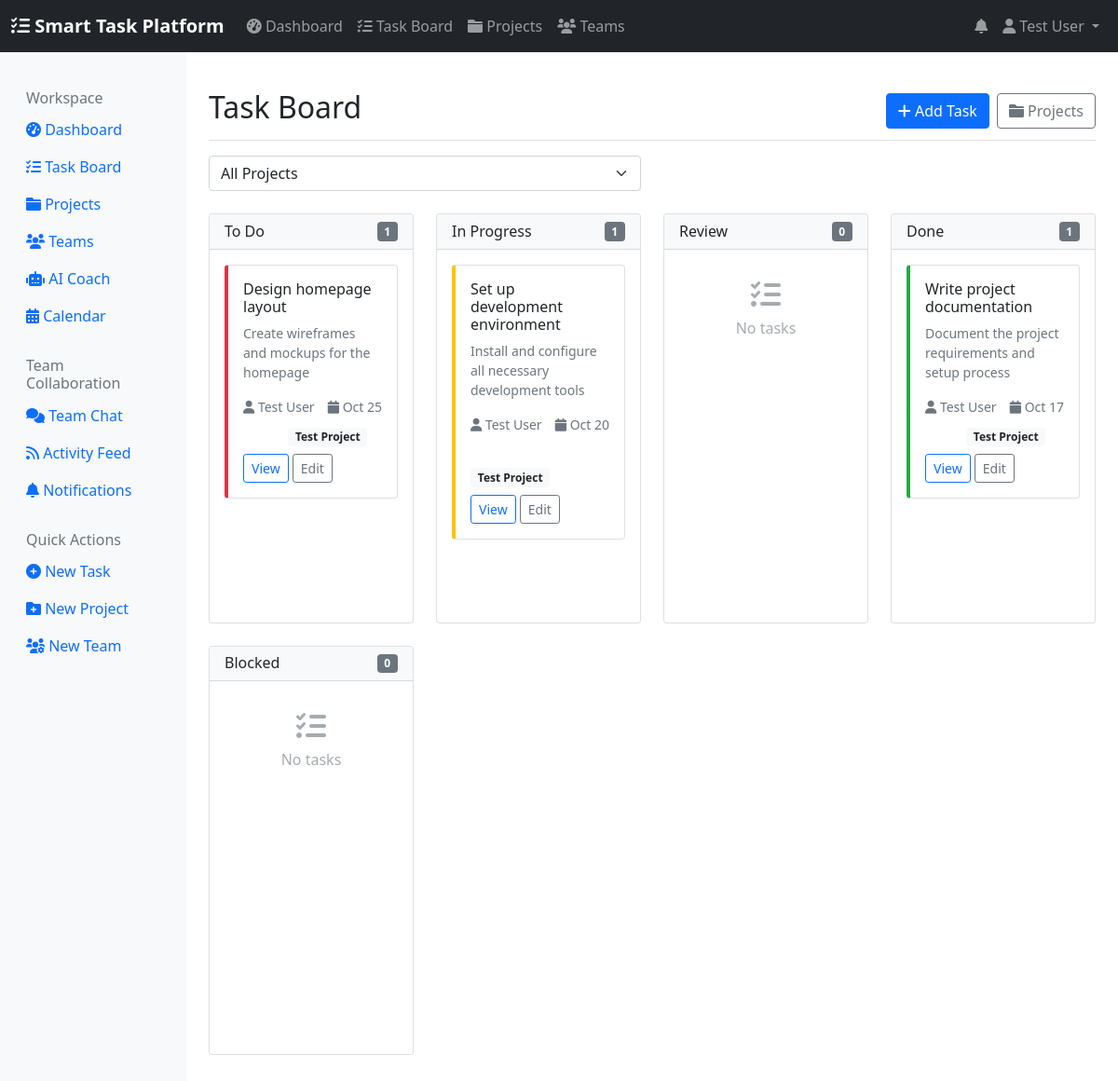
The page /tasks/ (signed in) on the database its author committed.
### users/models.py (models this page shows, shortened)
class CustomUser(AbstractUser):
    bio = models.TextField(max_length=500, blank=True)
    phone_number = models.CharField(max_length=15, blank=True)
    job_title = models.CharField(max_length=100, blank=True)
    department = models.CharField(max_length=100, blank=True)
    timezone = TimeZoneField(default='UTC')
    country = CountryField(blank=True)
    avatar = models.ImageField(upload_to='avatars/', blank=True, null=True)
    email_notifications = models.BooleanField(default=True)
    desktop_notifications = models.BooleanField(default=True)
    daily_digest = models.BooleanField(default=True)
    workday_start = models.TimeField(default='09:00')
    workday_end = models.TimeField(default='17:00')
    working_days = models.CharField(
        max_length=13,
        default='monday,tuesday,wednesday,thursday,friday',
        help_text="Comma-separated list of working days"
    )
    ai_task_suggestions = models.BooleanField(default=True)
    ai_time_optimization = models.BooleanField(default=True)

### tasks/models.py (models this page shows, shortened)
class Task(models.Model):
    PRIORITY_CHOICES = [
        ('low', 'Low'),
        ('medium', 'Medium'),
        ('high', 'High'),
        ('urgent', 'Urgent'),
    ]
    STATUS_CHOICES = [
        ('todo', 'To Do'),
        ('in_progress', 'In Progress'),
        ('review', 'Review'),
        ('done', 'Done'),
        ('blocked', 'Blocked'),
    ]
    title = models.CharField(max_length=200)
    description = models.TextField(blank=True)
    project = models.ForeignKey(Project, on_delete=models.CASCADE)
    assigned_to = models.ForeignKey(settings.AUTH_USER_MODEL, on_delete=models.SET_NULL, null=True, blank=True, related_name='assigned_tasks')
    created_by = models.ForeignKey(settings.AUTH_USER_MODEL, related_name='created_tasks', on_delete=models.CASCADE)
    due_date = models.DateTimeField(null=True, blank=True)
    priority = models.CharField(max_length=20, choices=PRIORITY_CHOICES, default='medium')
    status = models.CharField(max_length=20, choices=STATUS_CHOICES, default='todo')
    estimated_hours = models.DecimalField(max_digits=5, decimal_places=2, null=True, blank=True)
    actual_hours = models.DecimalField(max_digits=5, decimal_places=2, null=True, blank=True)
    created_at = models.DateTimeField(auto_now_add=True)
    updated_at = models.DateTimeField(auto_now=True)
    order = models.IntegerField(default=0)
    tags = models.CharField(max_length=200, blank=True)
    class Meta:
        ordering = ['order', '-priority', 'created_at']
        indexes = [
            models.Index(fields=['status', 'priority']),
            models.Index(fields=['assigned_to', 'due_date']),
        ]

class Project(models.Model):
    name = models.CharField(max_length=200)
    description = models.TextField(blank=True)
    team = models.ForeignKey('users.Team', on_delete=models.CASCADE)  # Reference users.Team
    color = models.CharField(max_length=7, default='#3498db')
    created_at = models.DateTimeField(auto_now_add=True)
    is_active = models.BooleanField(default=True)
    class Meta:
        ordering = ['-created_at']

### tasks/views.py (the view)
# urls.py: path('', views.task_board, name='task_board'),
@login_required
def task_board(request):
    user_teams = Team.objects.filter(members=request.user)
    projects = Project.objects.filter(team__in=user_teams, is_active=True)
    tasks_by_status = {}
    for status_choice in Task.STATUS_CHOICES:
        status = status_choice[0]
        tasks = Task.objects.filter(
            project__team__in=user_teams,
            status=status
        ).select_related('assigned_to', 'project').order_by('order', '-priority')
        tasks_by_status[status] = tasks
    total_tasks = Task.objects.filter(project__team__in=user_teams).count()
    pending_tasks = Task.objects.filter(
        project__team__in=user_teams,
        status__in=['todo', 'in_progress', 'review']
    ).count()
    completed_tasks = Task.objects.filter(
        project__team__in=user_teams,
        status='done'
    ).count()
    overdue_tasks = Task.objects.filter(
        project__team__in=user_teams,
        due_date__lt=timezone.now(),
        status__in=['todo', 'in_progress', 'review']
    ).count()
    return render(request, 'tasks/board.html', {
        'tasks_by_status': tasks_by_status,
        'status_choices': Task.STATUS_CHOICES,
        'projects': projects,
        'total_tasks': total_tasks,
        'pending_tasks': pending_tasks,
        'completed_tasks': completed_tasks,
        'overdue_tasks': overdue_tasks,
    })

### templates/tasks/board.html (shortened to what this page needs)
{% extends 'base.html' %}
{% load static %}
{% load task_extras %}
{% block content %}
<div class="d-flex justify-content-between flex-wrap flex-md-nowrap align-items-center pt-3 pb-2 mb-3 border-bottom">
    <h1 class="h2">Task Board</h1>
    <div class="btn-toolbar mb-2 mb-md-0">
        <a href="{% url 'tasks:create_task' %}" class="btn btn-primary">
            <i class="fas fa-plus"></i> Add Task
        </a>
        <a href="{% url 'tasks:project_list' %}" class="btn btn-outline-secondary ms-2">
            <i class="fas fa-folder"></i> Projects
        </a>
    </div>
</div>
<div class="row mb-4">
    <div class="col-md-6">
        <select class="form-select" id="projectFilter">
            <option value="">All Projects</option>
        </select>
    </div>
</div>
<div class="row" id="kanban-board">
    {% for status in status_choices %}
    <div class="col-lg-3 col-md-6 mb-4">
        <div class="card">
            <div class="card-header bg-light d-flex justify-content-between align-items-center">
                <h6 class="mb-0">{{ status.1 }}</h6>
                <span class="badge bg-secondary" id="counter-{{ status.0 }}">{{ tasks_by_status|get_item:status.0|length }}</span>
            </div>
            <div class="card-body kanban-column" data-status="{{ status.0 }}" style="min-height: 400px;">
                {% for task in tasks_by_status|get_item:status.0 %}
                <div class="card task-card priority-{{ task.priority }} mb-3"
                     data-task-id="{{ task.id }}"
                     data-task-status="{{ task.status }}"
                     draggable="true">
                    <div class="card-body">
                        <h6 class="card-title">{{ task.title }}</h6>
                        <p class="card-text small text-muted">{{ task.description|truncatewords:10|default:"No description" }}</p>
                        <div class="d-flex justify-content-between align-items-center">
                            <small class="text-muted">
                                {% if task.assigned_to %}
                                <i class="fas fa-user"></i> {{ task.assigned_to.get_full_name|default:task.assigned_to.username }}
                                {% endif %}
                            </small>
                            {% if task.due_date %}
                            <small class="text-muted">
                                <i class="fas fa-calendar"></i> {{ task.due_date|date:"M d" }}
                            </small>
                            {% endif %}
                        </div>
                        <div class="mt-2">
                            <span class="badge bg-{{ task.priority }}">{{ task.get_priority_display }}</span>
                            <span class="badge bg-light text-dark">{{ task.project.name }}</span>
                        </div>
                        <div class="mt-2">
                            <a href="{% url 'tasks:task_detail' task.pk %}" class="btn btn-sm btn-outline-primary">View</a>
                            <a href="{% url 'tasks:update_task' task.pk %}" class="btn btn-sm btn-outline-secondary">Edit</a>
                        </div>
                    </div>
                </div>
                {% empty %}
                <div class="text-center text-muted p-3 empty-column">
                    <i class="fas fa-tasks fa-2x mb-2"></i>
                    <p>No tasks</p>
                </div>
                {% endfor %}
            </div>
        </div>
    </div>
    {% endfor %}
</div>
{% endblock %}

### templates/base.html (shortened to what this page needs)
<!DOCTYPE html>
<html lang="en">
<head>
    <link href="https://cdn.jsdelivr.net/npm/bootstrap@5.1.3/dist/css/bootstrap.min.css" rel="stylesheet">
    <link href="https://cdnjs.cloudflare.com/ajax/libs/font-awesome/6.0.0/css/all.min.css" rel="stylesheet">
</head>
<body>
    <nav class="navbar navbar-expand-lg navbar-dark bg-dark">
        <div class="container-fluid">
            <a class="navbar-brand" href="{% url 'dashboard' %}">
                <i class="fas fa-tasks"></i> Smart Task Platform
            </a>
            <div class="collapse navbar-collapse" id="navbarNav">
                <ul class="navbar-nav me-auto">
                    <li class="nav-item">
                        <a class="nav-link" href="{% url 'dashboard' %}">
                            <i class="fas fa-tachometer-alt"></i> Dashboard
                        </a>
                    </li>
                    <li class="nav-item">
                        <a class="nav-link" href="{% url 'tasks:task_board' %}">
                            <i class="fas fa-tasks"></i> Task Board
                        </a>
                    </li>
                    <li class="nav-item">
                        <a class="nav-link" href="{% url 'tasks:project_list' %}">
                            <i class="fas fa-folder"></i> Projects
                        </a>
                    </li>
                    <li class="nav-item">
                        <a class="nav-link" href="{% url 'users:team_list' %}">
                            <i class="fas fa-users"></i> Teams
                        </a>
                    </li>
                </ul>
                <ul class="navbar-nav">
                    {% if user.is_authenticated %}
                        <li class="nav-item dropdown">
                            <a class="nav-link position-relative" href="#" id="notificationDropdown" role="button" data-bs-toggle="dropdown">
                                <i class="fas fa-bell"></i>
                            </a>
                        </li>
                        <li class="nav-item dropdown">
                            <a class="nav-link dropdown-toggle" href="#" id="navbarDropdown" role="button" data-bs-toggle="dropdown">
                                <i class="fas fa-user"></i> {{ user.get_full_name|default:user.username }}
                            </a>
                        </li>
                    {% endif %}
                </ul>
            </div>
        </div>
    </nav>
    <div class="container-fluid">
        <div class="row">
            <nav class="col-md-3 col-lg-2 d-md-block sidebar collapse">
                <div class="position-sticky pt-3">
                    <h6 class="sidebar-heading d-flex justify-content-between align-items-center px-3 mt-4 mb-1 text-muted">
                        <span>Workspace</span>
                    </h6>
                    <ul class="nav flex-column">
                        <li class="nav-item">
                            <a class="nav-link {% if request.resolver_match.url_name == 'dashboard' %}active{% endif %}" href="{% url 'dashboard' %}">
                                <i class="fas fa-tachometer-alt"></i>
                                Dashboard
                            </a>
                        </li>
                        <li class="nav-item">
                            <a class="nav-link {% if request.resolver_match.url_name == 'task_board' %}active{% endif %}" href="{% url 'tasks:task_board' %}">
                                <i class="fas fa-tasks"></i>
                                Task Board
                            </a>
                        </li>
                        <li class="nav-item">
                            <a class="nav-link {% if request.resolver_match.url_name == 'project_list' %}active{% endif %}" href="{% url 'tasks:project_list' %}">
                                <i class="fas fa-folder"></i>
                                Projects
                            </a>
                        </li>
                        <li class="nav-item">
                            <a class="nav-link {% if request.resolver_match.url_name == 'team_list' %}active{% endif %}" href="{% url 'users:team_list' %}">
                                <i class="fas fa-users"></i>
                                Teams
                            </a>
                        </li>
                        <li class="nav-item">
                            <a class="nav-link {% if request.resolver_match.url_name == 'ai_suggestions' %}active{% endif %}" href="{% url 'ai_coach:ai_suggestions' %}">
                                <i class="fas fa-robot"></i>
                                AI Coach
                            </a>
                        </li>
                        <li class="nav-item">
                            <a class="nav-link {% if 'calendar' in request.path %}active{% endif %}" href="{% url 'calendar:calendar_view' %}">
                                <i class="fas fa-calendar-alt"></i>
                                Calendar
                            </a>
                        </li>
                    </ul>
                    {% if user.is_authenticated %}
                    <h6 class="sidebar-heading d-flex justify-content-between align-items-center px-3 mt-4 mb-1 text-muted">
                        <span>Team Collaboration</span>
                    </h6>
                    <ul class="nav flex-column">
    <li class="nav-item">
        <a class="nav-link {% if 'team-chat' in request.path %}active{% endif %}"
           href="{% url 'team_chat:chat_home' %}">
            <i class="fas fa-comments"></i>
            Team Chat
        </a>
    </li>
    <li class="nav-item">
        <a class="nav-link {% if 'activity' in request.path %}active{% endif %}"
           href="{% url 'activity_feeds:user_activity_feed' %}">
            <i class="fas fa-rss"></i>
            Activity Feed
        </a>
    </li>
    <li class="nav-item">
        <a class="nav-link {% if 'notifications' in request.path %}active{% endif %}"
           href="{% url 'notifications:notification_list' %}">
            <i class="fas fa-bell"></i>
            Notifications
        </a>
    </li>
</ul>
                    <h6 class="sidebar-heading d-flex justify-content-between align-items-center px-3 mt-4 mb-1 text-muted">
                        <span>Quick Actions</span>
                    </h6>
                    <ul class="nav flex-column">
                        <li class="nav-item">
                            <a class="nav-link" href="{% url 'tasks:create_task' %}">
                                <i class="fas fa-plus-circle"></i>
                                New Task
                            </a>
                        </li>
                        <li class="nav-item">
                            <a class="nav-link" href="{% url 'tasks:create_project' %}">
                                <i class="fas fa-folder-plus"></i>
                                New Project
                            </a>
                        </li>
                        <li class="nav-item">
                            <a class="nav-link" href="{% url 'users:team_create' %}">
                                <i class="fas fa-users-cog"></i>
                                New Team
                            </a>
                        </li>
                    </ul>
                    {% endif %}
                </div>
            </nav>
            <main class="col-md-9 ms-sm-auto col-lg-10 px-md-4 py-4">
                {% block content %}
                {% endblock %}
            </main>
        </div>
    </div>
    <div id="toastContainer" class="toast-container position-fixed top-0 end-0 p-3"></div>
</body>
</html>

### rows shown on the page
CustomUser: get_full_name "Test User"
Task: title "Design homepage layout", description "Create wireframes and mockups for the homepage", assigned_to.get_full_name "Test User", due_date "Oct 25", project.name "Test Project"
Task: title "Set up development environment", description "Install and configure all necessary development tools", assigned_to.get_full_name "Test User", due_date "Oct 20", project.name "Test Project"
Task: title "Write project documentation", description "Document the project requirements and setup process", assigned_to.get_full_name "Test User", due_date "Oct 17", project.name "Test Project"

### other values the page prints
{{ status.1 }} "To Do" "In Progress" "Review" "Done" "Blocked"
{{ tasks_by_status|get_item:status.0|length }} "1" "1" "0" "1" "0"
